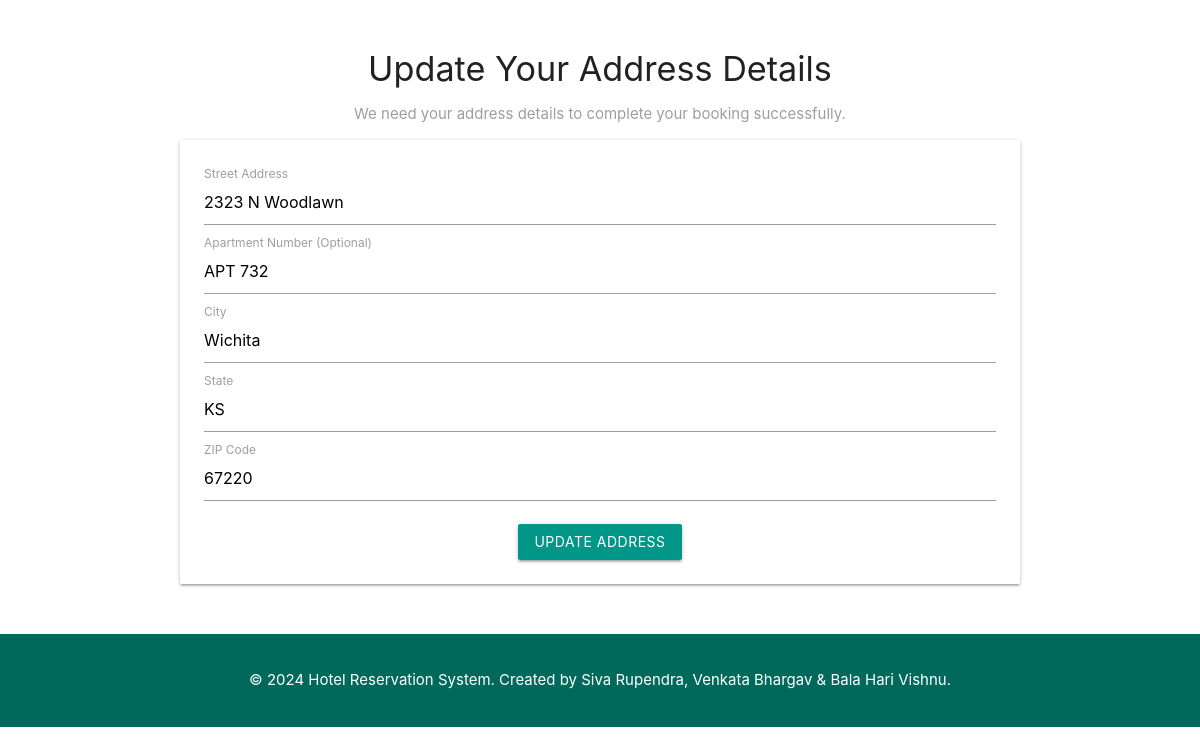
The app's page /customer/update/address/ (signed in) with its own data.
### hotel_app/models.py (models this page shows, shortened)
class Customer(AbstractUser):
    first_name = models.CharField(max_length=60, null=True)  # Customer's first name
    last_name = models.CharField(max_length=30, null=True)  # Customer's last name
    email = models.CharField(max_length=100, null=True)  # Customer's email address
    mobile_number = models.CharField(max_length=12, null=True)  # Customer's contact room_num
    address1 = models.CharField(max_length=255, blank=True)  # Street address, e.g., "123 Main St"
    apt_number = models.CharField(max_length=10, blank=True, null=True)  # Apartment or unit number
    city = models.CharField(max_length=100, blank=True)  # City of residence
    state = models.CharField(max_length=50, blank=True)  # State of residence
    zip_code = models.CharField(max_length=10, blank=True)  # ZIP or postal code
    created_at = models.DateTimeField(default=timezone.now)  # Date and time when the profile was created
    updated_at = models.DateTimeField(auto_now=True)  # Date and time when the profile was last modified

### hotel_app/views.py (the view, shortened to what this page needs)
# urls.py: path('customer/update/address/', update_address, name='update_address'),  # Update customer address
def update_address(request):
    return render(request, 'update_address.html', {'user': request.user})

### hotel_app/templates/update_address.html (shortened to what this page needs)
<!DOCTYPE html>
<html lang="en">
<head>
    <link rel="stylesheet" href="https://cdnjs.cloudflare.com/ajax/libs/materialize/1.0.0/css/materialize.min.css">
</head>
<body>
<div class="container">
    <h4 class="center-align">Update Your Address Details</h4>
    <p class="center-align grey-text">We need your address details to complete your booking successfully.</p>
    <form method="post" action="{% url 'update_address' %}" class="card-panel">
        <div class="input-field">
            <label for="address1">Street Address</label>
            <input type="text" id="address1" name="address1" value="{{ user.address1 }}">
        </div>
        <div class="input-field">
            <label for="apt_number">Apartment Number (Optional)</label>
            <input type="text" id="apt_number" name="apt_number" value="{{ user.apt_number }}">
        </div>
        <div class="input-field">
            <label for="city">City</label>
            <input type="text" id="city" name="city" value="{{ user.city }}">
        </div>
        <div class="input-field">
            <label for="state">State</label>
            <input type="text" id="state" name="state" value="{{ user.state }}">
        </div>
        <div class="input-field">
            <label for="zip_code">ZIP Code</label>
            <input type="text" id="zip_code" name="zip_code" value="{{ user.zip_code }}">
        </div>
        <div class="center-align">
            <button type="submit" class="btn waves-effect waves-light teal">Update Address</button>
        </div>
    </form>
</div>
<div class="footer">
    <p>&copy; 2024 Hotel Reservation System. Created by Siva Rupendra, Venkata Bhargav & Bala Hari Vishnu.</p>
</div>
</body>
</html>

### hotel_app/templates/update_address.html (style rules this page uses)
.container { margin-top: 50px; }
.footer { background-color: #00695c; color: white; padding: 20px 0; text-align: center; margin-top: 50px; }

### records on screen
Customer: address1 "2323 N Woodlawn", apt_number "APT 732", city "Wichita", state "KS", zip_code "67220"
